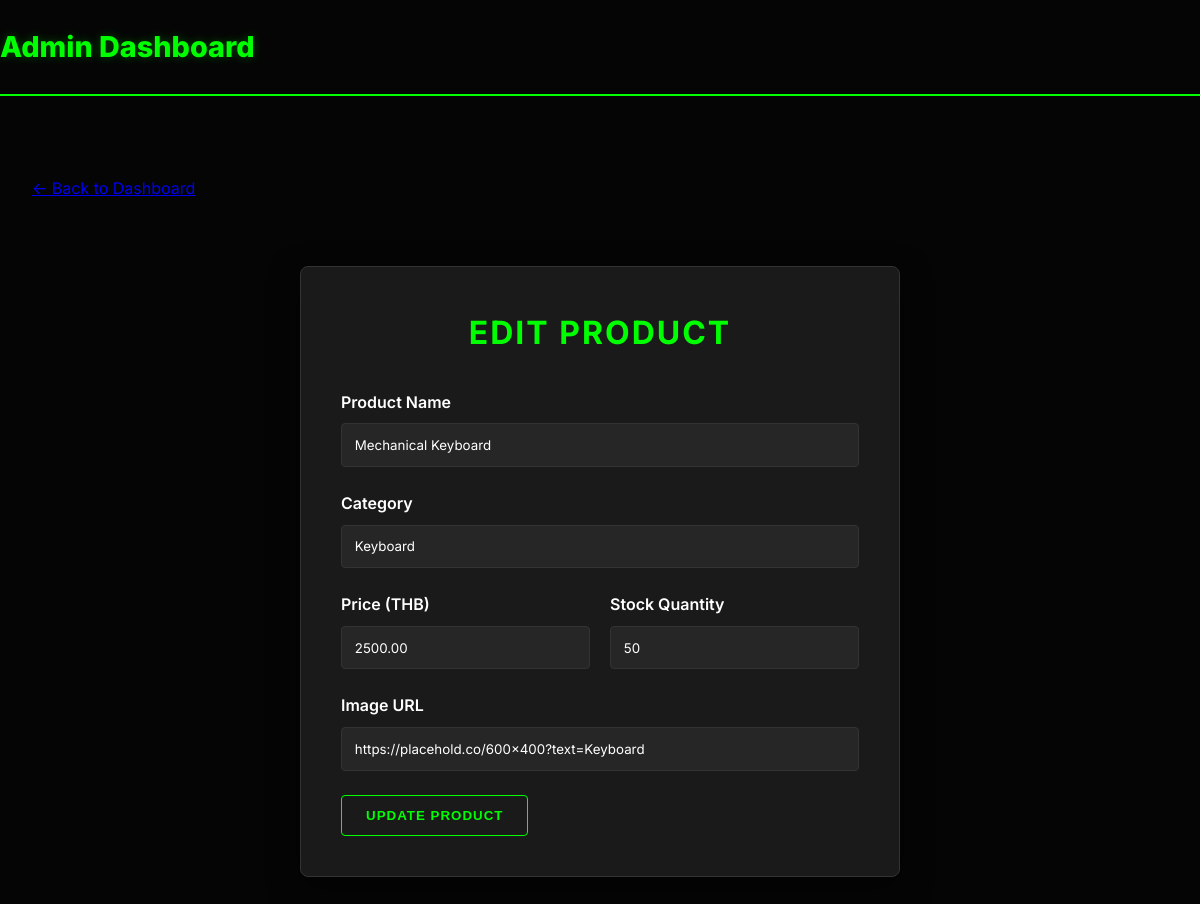
The app's page /edit_product.php?id=1 (signed in) with its own data.
### tables this page shows
CREATE TABLE IF NOT EXISTS products (
    id INT AUTO_INCREMENT PRIMARY KEY,
    name VARCHAR(255) NOT NULL,
    category VARCHAR(100) NOT NULL,
    price DECIMAL(10, 2) NOT NULL,
    stock INT NOT NULL DEFAULT 0,
    image_url VARCHAR(255),
    created_at TIMESTAMP DEFAULT CURRENT_TIMESTAMP
);

### edit_product.php (the view, shortened to what this page needs)
<?php
require_once 'db.php';
$id = $_GET['id'];
try {
    $stmt = $pdo->prepare("SELECT * FROM products WHERE id = ?");
    $stmt->execute([$id]);
    $product = $stmt->fetch();
} catch (PDOException $e) {
    die("Error fetching product: " . $e->getMessage());
}
?>
<!DOCTYPE html>
<html lang="en">
<head>
    <link rel="stylesheet" href="style.css">
    <link rel="stylesheet" href="style.css">
</head>
<body>
    <header>
        <div class="logo">
            <h1>Admin Dashboard</h1>
        </div>
    </header>
    <div class="container">
        <div class="header-actions">
            <a href="admin_dashboard.php" class="back-link">&larr; Back to Dashboard</a>
        </div>
        <div class="auth-container" style="max-width: 600px;">
            <h2 class="auth-title">Edit Product</h2>
            <form method="POST" action="">
                <div class="form-group">
                    <label for="name">Product Name</label>
                    <input type="text" id="name" name="name" value="<?php echo htmlspecialchars($product['name']); ?>"
                        required>
                </div>
                <div class="form-group">
                    <label for="category">Category</label>
                    <input type="text" id="category" name="category"
                        value="<?php echo htmlspecialchars($product['category']); ?>" required>
                </div>
                <div class="form-group flex-between" style="gap: 20px;">
                    <div class="w-full">
                        <label for="price">Price (THB)</label>
                        <input type="number" id="price" name="price" step="0.01" min="0"
                            value="<?php echo $product['price']; ?>" required>
                    </div>
                    <div class="w-full">
                        <label for="stock">Stock Quantity</label>
                        <input type="number" id="stock" name="stock" min="0" value="<?php echo $product['stock']; ?>"
                            required>
                    </div>
                </div>
                <div class="form-group">
                    <label for="image_url">Image URL</label>
                    <input type="url" id="image_url" name="image_url"
                        value="<?php echo htmlspecialchars($product['image_url']); ?>"
                        placeholder="https://example.com/image.jpg">
                </div>
                <button type="submit" class="btn">Update Product</button>
            </form>
        </div>
    </div>
</body>
</html>

### style.css (style rules this page uses)
:root { --bg-primary: #050505; --bg-secondary: #121212; --text-primary: #ffffff; --text-secondary: #a3a3a3; --accent-primary: #00ff00; --accent-secondary: #cc0000; --accent-hover: #33ff33; --danger: #ff0000; --success: #00ff00; --card-bg: #1a1a1a; --border-color: #333333; --input-bg: #262626; }
* { box-sizing: border-box; margin: 0; padding: 0; }
body { font-family: 'Inter', system-ui, -apple-system, sans-serif; background-color: var(--bg-primary); color: var(--text-primary); line-height: 1.6; min-height: 100vh; }
.container { max-width: 1200px; margin: 0 auto; padding: 2rem; }
header { display: flex; justify-content: space-between; align-items: center; padding: 1.5rem 0; border-bottom: 2px solid var(--accent-primary); margin-bottom: 3rem; background: var(--bg-primary); }
.logo h1 { font-size: 1.8rem; font-weight: 800; color: var(--accent-primary); text-shadow: 0 0 10px rgba(0, 255, 0, 0.3); margin: 0; }
.btn { display: inline-flex; align-items: center; justify-content: center; gap: 0.5rem; padding: 0.75rem 1.5rem; border-radius: 4px; font-weight: 700; text-decoration: none; transition: all 0.3s ease; border: 1px solid var(--accent-primary); cursor: pointer; background: transparent; color: var(--accent-primary); text-transform: uppercase; letter-spacing: 1px; }
.form-group { margin-bottom: 1.5rem; }
label { display: block; margin-bottom: 0.5rem; color: var(--text-primary); font-weight: 600; }
input, select, textarea { width: 100%; padding: 0.8rem; background: var(--input-bg); border: 1px solid var(--border-color); border-radius: 4px; color: var(--text-primary); font-family: inherit; transition: border-color 0.2s ease; }
.auth-container { max-width: 420px; margin: 4rem auto; padding: 2.5rem; background: var(--card-bg); border-radius: 8px; border: 1px solid var(--border-color); box-shadow: 0 10px 30px rgba(0, 0, 0, 0.5); }
.auth-title { text-align: center; margin-bottom: 2rem; color: var(--accent-primary); font-size: 2rem; text-transform: uppercase; letter-spacing: 2px; }
.flex-between { display: flex; justify-content: space-between; align-items: center; }
.w-full { width: 100%; }

### records on screen
products: name "Mechanical Keyboard", category "Keyboard", price "2500.00", stock "50", image_url "https://placehold.co/600x400?text=Keyboard"
